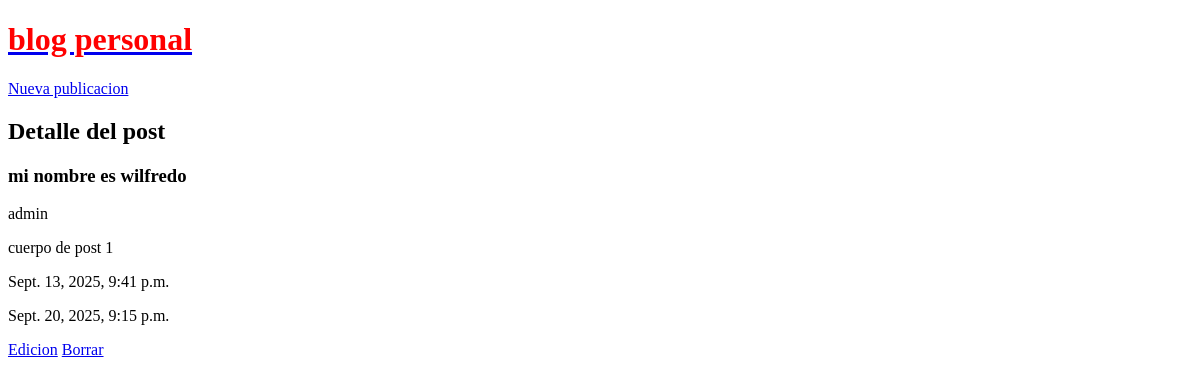
Before: /post/1/ with the older database file.
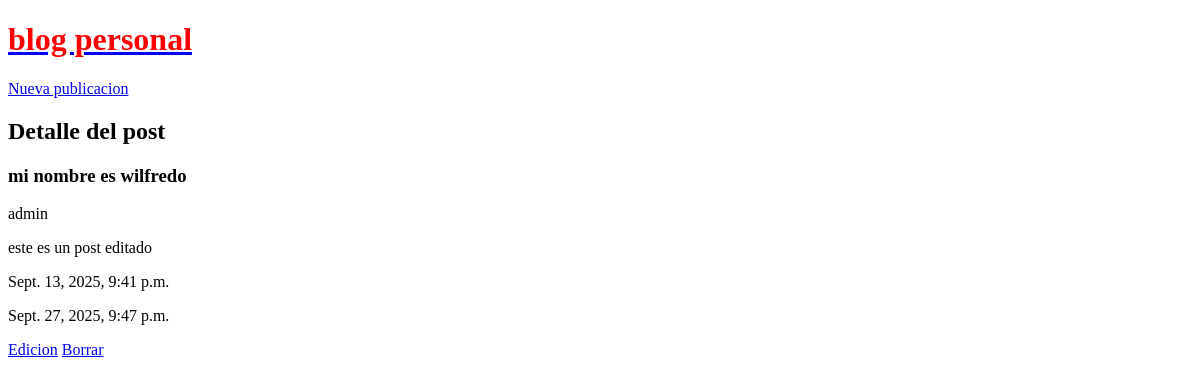
After: the same page with the newer database file.
### blog/models.py (models this page shows, shortened)
class Post(models.Model):
    title = models.CharField(max_length=200)
    content = models.TextField()
    body = models.TextField()
    created_at = models.DateTimeField(auto_now_add=True)
    updated_at = models.DateTimeField(auto_now=True)
    author = models.ForeignKey("auth.User", on_delete=models.CASCADE)

### blog/views.py (the view)
# urls.py: path("post/<int:pk>/", PostDetailView.as_view(), name="post-detail"),
class PostDetailView(DetailView):
    model = Post
    template_name = "post-detail.html"

### templates/post-detail.html
{% extends '_base.html' %}
{% block content %}
    <h2>Detalle del post </h2>
        <h3>{{ post.title }}</h3>
        <p>{{ post.author }}</p>
        <p>{{ post.body }}</p>
        <p>{{ post.created_at }}</p>
        <p>{{ post.updated_at }}</p>
        <a href="{% url 'post-edit' post.id %}">Edicion</a>
        <a href="{% url 'post-delete' post.id %}">Borrar</a>
{% endblock %}

Changed rows visible on the page:
changed Post "mi nombre es wilfredo": body "cuerpo de post 1" → "este es un post editado"; updated_at "Sept. 20, 2025, 9:15 p.m." → "Sept. 27, 2025, 9:47 p.m."
